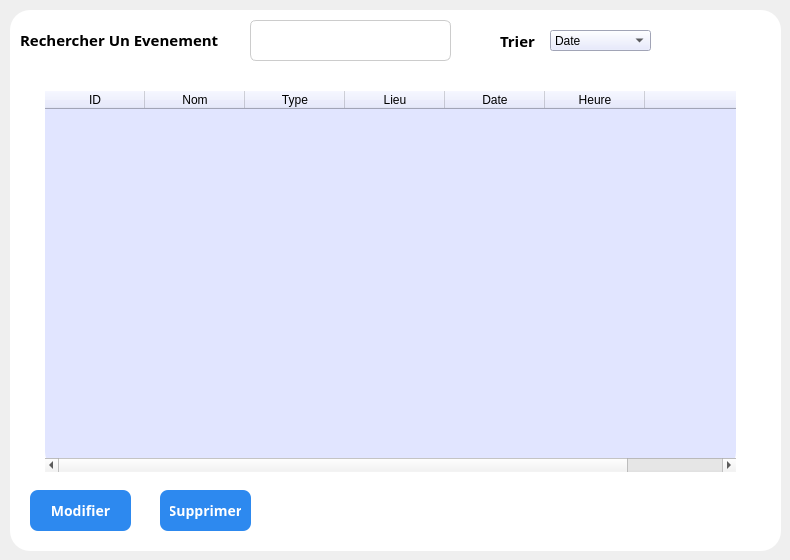
    <widget class="QWidget" name="tab">
     <attribute name="title">
      <string>Fonctionnalités</string>
     </attribute>
     <widget class="QFrame" name="frame_3">
      <property name="geometry">
       <rect>
        <x>10</x>
        <y>10</y>
        <width>771</width>
        <height>541</height>
       </rect>
      </property>
      <property name="styleSheet">
       <string notr="true">QFrame {
 border-radius: 20px;
	background-color: rgb(255, 255, 255);
}</string>
      </property>
      <property name="frameShape">
       <enum>QFrame::Shape::StyledPanel</enum>
      </property>
      <property name="frameShadow">
       <enum>QFrame::Shadow::Raised</enum>
      </property>
      <widget class="QLineEdit" name="lineEdit_6">
       <property name="geometry">
        <rect>
         <x>240</x>
         <y>10</y>
         <width>201</width>
         <height>41</height>
        </rect>
       </property>
       <property name="styleSheet">
        <string notr="true">QLineEdit {
    border: 1px solid #ccc;
    border-radius: 6px;
    padding: 8px;
    font-size: 12px;
}
QLineEdit:focus {
    border: 1px solid #2D89EF;
    background-color: #FFFFFF;
}</string>
       </property>
      </widget>
      <widget class="QLabel" name="label_12">
       <property name="geometry">
        <rect>
         <x>10</x>
         <y>19</y>
         <width>211</width>
         <height>21</height>
        </rect>
       </property>
       <property name="font">
        <font>
         <family>Arial Rounded MT</family>
         <pointsize>11</pointsize>
         <bold>true</bold>
        </font>
       </property>
       <property name="styleSheet">
        <string notr="true">color: rgb(0, 0, 0);</string>
       </property>
       <property name="text">
        <string>Rechercher Un Evenement</string>
       </property>
      </widget>
      <widget class="QTableWidget" name="tableWidget">
       <property name="geometry">
        <rect>
         <x>35</x>
         <y>81</y>
         <width>691</width>
         <height>381</height>
        </rect>
       </property>
       <property name="styleSheet">
        <string notr="true">border-raduis : 20px;
background-color : #e1e5ff;</string>
       </property>
       <column>
        <property name="text">
         <string>ID</string>
        </property>
       </column>
       <column>
        <property name="text">
         <string>Nom</string>
        </property>
       </column>
       <column>
        <property name="text">
         <string>Type</string>
        </property>
       </column>
       <column>
        <property name="text">
         <string>Lieu</string>
        </property>
       </column>
       <column>
        <property name="text">
         <string>Date</string>
        </property>
       </column>
       <column>
        <property name="text">
         <string>Heure</string>
        </property>
       </column>
       <column>
        <property name="text">
         <string/>
        </property>
       </column>
      </widget>
      <widget class="QLabel" name="label">
       <property name="geometry">
        <rect>
         <x>490</x>
         <y>20</y>
         <width>41</width>
         <height>21</height>
        </rect>
       </property>
       <property name="font">
        <font>
         <family>Bahnschrift</family>
         <pointsize>11</pointsize>
         <bold>true</bold>
        </font>
       </property>
       <property name="styleSheet">
        <string notr="true">color: rgb(0, 0, 0);</string>
       </property>
       <property name="text">
        <string>Trier</string>
       </property>
      </widget>
      <widget class="QComboBox" name="comboBox">
       <property name="geometry">
        <rect>
         <x>540</x>
         <y>20</y>
         <width>101</width>
         <height>21</height>
        </rect>
       </property>
       <property name="styleSheet">
        <string notr="true">background-color : #e1e5ff;</string>
       </property>
       <item>
        <property name="text">
         <string>Date</string>
        </property>
       </item>
       <item>
        <property name="text">
         <string>Nombre d'inscrits</string>
        </property>
       </item>
      </widget>
      <widget class="QPushButton" name="pushButton_8">
       <property name="geometry">
        <rect>
         <x>20</x>
         <y>480</y>
         <width>101</width>
         <height>41</height>
        </rect>
       </property>
       <property name="font">
        <font>
         <family>Bahnschrift</family>
         <pointsize>-1</pointsize>
         <bold>true</bold>
        </font>
       </property>
       <property name="styleSheet">
        <string notr="true">QPushButton {
    background-color: #2D89EF;
    color: white;
    border-radius: 8px;
    padding: 10px;
    font-size: 14px;
}
QPushButton:hover {
    background-color: #1E5BB8;
}
QPushButton:pressed {
    background-color: #FFFFFF;
}</string>
       </property>
       <property name="text">
        <string>Modifier</string>
       </property>
      </widget>
      <widget class="QPushButton" name="pushButton_2">
       <property name="geometry">
        <rect>
         <x>150</x>
         <y>480</y>
         <width>91</width>
         <height>41</height>
        </rect>
       </property>
       <property name="font">
        <font>
         <family>Bahnschrift</family>
         <pointsize>-1</pointsize>
         <bold>true</bold>
        </font>
       </property>
       <property name="styleSheet">
        <string notr="true">QPushButton {
    background-color: #2D89EF;
    color: white;
    border-radius: 8px;
    padding: 10px;
    font-size: 14px;
}
QPushButton:hover {
    background-color: #1E5BB8;
}
QPushButton:pressed {
    background-color: #FFFFFF;
}</string>
       </property>
       <property name="text">
        <string>Supprimer</string>
       </property>
      </widget>
     </widget>
    </widget>
